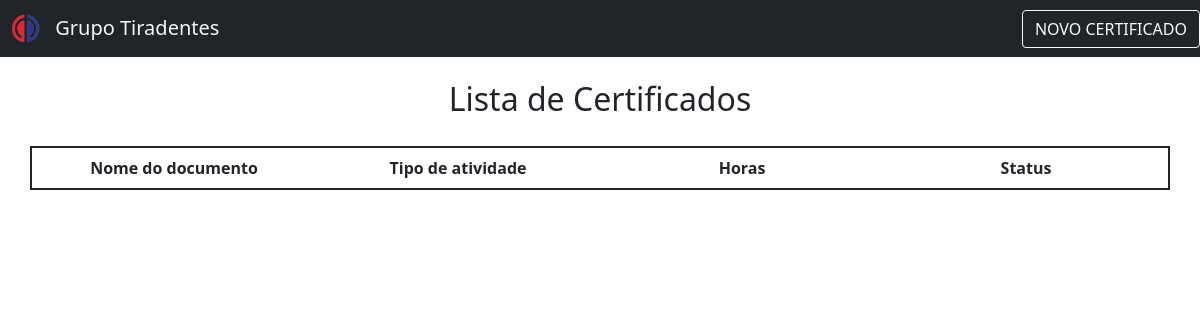
Before: / with the older database file.
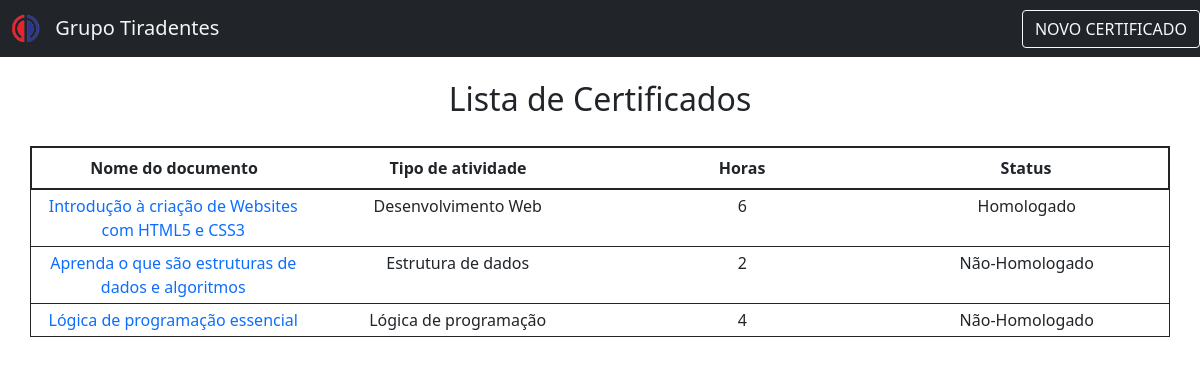
After: the same page with the newer database file.
### tables this page shows
CREATE TABLE `certificados` (
  `id_certificado` int(11) NOT NULL,
  `nome_documento` varchar(125) DEFAULT NULL,
  `tipo_atividade` varchar(125) DEFAULT NULL,
  `qtde_horas` int(11) DEFAULT NULL,
  `status_documento` tinyint(1) NOT NULL DEFAULT 0,
  `file_nome` varchar(125) NOT NULL
);

### index.php (the view, shortened to what this page needs)
<?php
include_once('connect.php');
$pdo->setAttribute(PDO::ATTR_ERRMODE, PDO::ERRMODE_EXCEPTION);
$select = $pdo->query("SELECT * FROM certificados");
?>
<!DOCTYPE HTML>
<html lang="pt-br">
<head>
    <link href="https://cdn.jsdelivr.net/npm/bootstrap@5.1.3/dist/css/bootstrap.min.css" rel="stylesheet">
    <link rel='stylesheet' type='text/css' href='css/style.css' media='screen' />
</head>
<body>
    <header id="page-header">
        <div class="container" id="nav-container">
            <nav class="navbar navbar-light bg-dark fixed-top">
                <a href="index.php" id="brand-name" class="navbar-brand">
                    <img id="brand-img" src="img/logo.PNG" alt="Grupo tiradentes" width="30" height="30" class="d-inline-block align-text-top">
                    Grupo Tiradentes
                </a>
                <form class="form-inline">
                    <button type="button" class="btn btn-outline-light" data-bs-toggle="modal" data-bs-target="#modalInsert">NOVO CERTIFICADO</button>
                </form>
            </nav>
        </div>
    </header>
    <legend id="title" class="title h2 text-center">Lista de Certificados</legend>
    <div class="container">
        <div class="row text-center border border-dark border-2">
            <div class="col">
                <div class="fw-bold mb-2 mt-2">
                    Nome do documento
                </div>
            </div>
            <div class="col">
                <div class="fw-bold mb-2 mt-2">
                    Tipo de atividade
                </div>
            </div>
            <div class="col">
                <div class="fw-bold mb-2 mt-2">
                    Horas
                </div>
            </div>
            <div class="col">
                <div class="fw-bold mb-2 mt-2">
                    Status
                </div>
            </div>
        </div>
        <?php
        while ($row = $select->fetch(PDO::FETCH_OBJ)) {
            if ($row->status_documento === '1') $status = "Homologado";
            else $status = "Não-Homologado";
        ?>
            <div class="row text-center border border-top-0 border-dark">
                <div class="col mb-1 mt-1">
                    <a href="arquivos/<?php echo (urlencode($row->id_certificado)); ?>/<?php echo (urlencode($row->file_nome)); ?>"><?php echo ($row->nome_documento); ?></a>
                </div>
                <div class="col mb-1 mt-1">
                    <?php echo ($row->tipo_atividade); ?>
                </div>
                <div class="col mb-1 mt-1">
                    <?php echo ($row->qtde_horas); ?>
                </div>
                <div class="col mb-1 mt-1">
                    <?php echo ($status); ?>
                </div>
            </div>
        <?php }
        ?>
    </div>
</body>
</html>

### css/style.css (style rules this page uses)
.row { margin: 0; }
.container { padding: 20px 0; }
.container .col a { text-decoration: none; }
#brand-name { color: whitesmoke; }
#brand-img { margin-left: 10px; margin-right: 10px; }
#nav-container { padding-top: 0; padding-bottom: 0; }
#title { margin-top: 80px; }

Changed rows visible on the page:
added certificados: nome_documento "Introdução à criação de Websites com HTML5 e CSS3", tipo_atividade "Desenvolvimento Web", qtde_horas "6", status_documento "Homologado"
added certificados: nome_documento "Aprenda o que são estruturas de dados e algoritmos", tipo_atividade "Estrutura de dados", qtde_horas "2", status_documento "Não-Homologado"
added certificados: nome_documento "Lógica de programação essencial", tipo_atividade "Lógica de programação", qtde_horas "4", status_documento "Não-Homologado"
